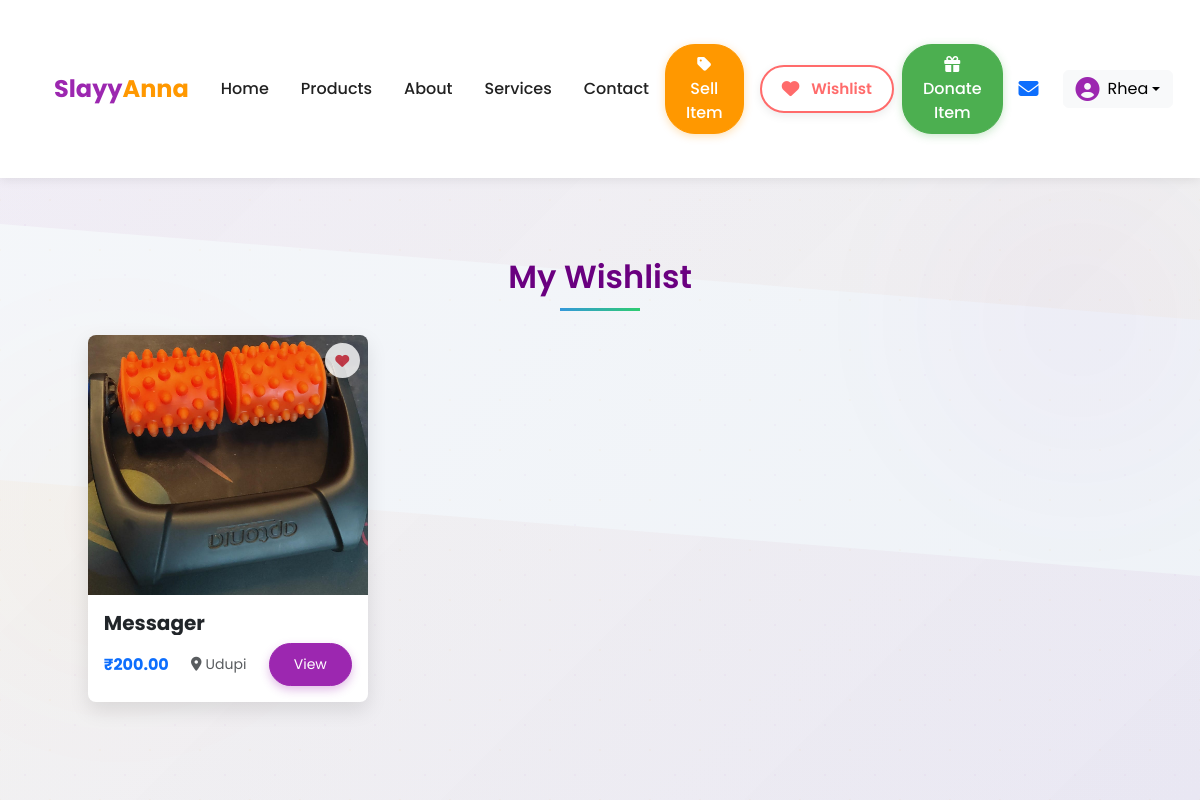
Page /wishlist/ (signed in) on the committed database.
### users/models.py (models this page shows, shortened)
class User(AbstractUser):
    username = None  # Removing default username field
    phone_number = models.CharField(
        max_length=15,
        unique=True,
        primary_key=True,
        validators=[RegexValidator(r'^\+?1?\d{9,15}$', message="Enter a valid phone number.")]
    )
    name = models.CharField(max_length=100, default='', blank=True)
    email = models.EmailField(blank=True)
    student_id = models.CharField(max_length=20, unique=True)
    profile_picture = models.ImageField(upload_to=profile_picture_upload_path, blank=True)
    student_id_picture = models.ImageField(upload_to=student_id_upload_path)
    seller_rating = models.DecimalField(
        max_digits=2,
        decimal_places=1,
        validators=[MinValueValidator(1.0), MaxValueValidator(5.0)],
        default=5.0,
        help_text="Seller rating between 1 and 5"
    )
    created_at = models.DateTimeField(auto_now_add=True)
    USERNAME_FIELD = 'phone_number'
    REQUIRED_FIELDS = ['student_id']
    objects = UserManager()

### wishlist/models.py (models this page shows, shortened)
class Wishlist(models.Model):
    user = models.ForeignKey(User, on_delete=models.CASCADE, related_name="wishlist_items")
    product = models.ForeignKey(Product, on_delete=models.CASCADE, null=True, blank=True)
    category = models.ForeignKey(Category, on_delete=models.CASCADE, null=True, blank=True)
    notified = models.BooleanField(default=False)  # True if user is alerted about a match

### products/models.py (models this page shows, shortened)
class Product(models.Model):
    CONDITION_CHOICES = [("new", "New"), ("used", "Used")]
    STATUS_CHOICES = [("available", "Available"), ("sold", "Sold"), ("donated", "Donated")]
    title = models.CharField(max_length=200)
    description = models.TextField()
    price = models.DecimalField(max_digits=10, decimal_places=2)
    condition = models.CharField(max_length=10, choices=CONDITION_CHOICES)
    location = models.CharField(max_length=100)
    status = models.CharField(max_length=10, choices=STATUS_CHOICES, default="available")
    category = models.ManyToManyField(Category)
    seller = models.ForeignKey(User, on_delete=models.CASCADE, related_name="products")
    created_at = models.DateTimeField(auto_now_add=True)
    _3d_model_url = models.URLField(blank=True, null=True)
    main_image = models.ImageField(
        upload_to=product_main_image_path,
        verbose_name='Main Product Image'
    )

### wishlist/views.py (the view)
# urls.py: path('', views.wishlist_view, name='wishlist'),
@login_required
def wishlist_view(request):
    user = request.user
    wishlisted_items = Wishlist.objects.filter(
        user=user,
        product__isnull=False,
        product__status="available"
    ).select_related('product')  # Optimizes DB queries
    return render(request, 'wishlist/wishlist.html', {
        'wishlisted_items': wishlisted_items
    })

### templates/wishlist/wishlist.html (shortened to what this page needs)
{% extends 'base.html' %}
{% load static %}
{% block content %}
    {% include 'header.html' %}
    <section class="my-5 container">
        <h2 class="section-title text-center mb-4">My Wishlist</h2>
        <div class="row">
            {% if wishlisted_items %}
                {% for item in wishlisted_items %}
                    <div class="col-md-4 col-sm-6 mb-4">
                        <a href="{% url 'product_detail' item.product.pk %}" class="text-decoration-none text-dark">
                            <div class="card product-card h-100 border-0 rounded-3 overflow-hidden hover-shadow transition">
                                <div class="product-img-container position-relative">
                                    {% if item.product.main_image %}
                                        <img src="{{ item.product.main_image.url }}" class="product-img img-fluid" alt="{{ item.product.name }}">
                                    {% else %}
                                        <img src="{% static 'images/default-product.jpg' %}" class="product-img img-fluid" alt="{{ item.product.name }}">
                                    {% endif %}
                                    <button class="btn btn-sm position-absolute top-0 end-0 m-2 rounded-circle bg-white wishlist-remove-btn" title="Remove from wishlist">
                                        <i class="fas fa-heart text-danger"></i>
                                    </button>
                                </div>
                                <div class="card-body p-3">
                                    <h5 class="card-title text-truncate fw-bold">{{ item.product.title }}</h5>
                                    <div class="d-flex justify-content-between align-items-center">
                                        <p class="product-price mb-0 fw-bold text-primary">₹{{ item.product.price }}</p>
                                        <small class="text-muted d-flex align-items-center">
                                            <i class="fas fa-map-marker-alt me-1"></i>{{ item.product.location|default:"India" }}
                                        </small>
                                        <span class="btn btn-primary btn-sm product-action btn-view">View</span>
                                    </div>
                                </div>
                            </div>
                        </a>
                    </div>
                {% endfor %}
            {% endif %}
        </div>
    </section>
{% endblock %}

### templates/header.html (shortened to what this page needs)
{% load static %}
<nav class="navbar navbar-expand-lg navbar-light sticky-top">
    <div class="container">
        <a class="navbar-brand" href="{% url 'home' %}">Slayy<span>Anna</span></a>
        <div class="collapse navbar-collapse" id="navbarContent">
            <ul class="navbar-nav me-auto mb-2 mb-lg-0">
                <li class="nav-item">
                    <a class="nav-link {% if request.path == '/' %}active{% endif %}" href="{% url 'home' %}">Home</a>
                </li>
                <li class="nav-item">
                    <a class="nav-link {% if 'products' in request.path %}active{% endif %}" href="{% url 'home' %}">Products</a>
                </li>
                <li class="nav-item">
                    <a class="nav-link {% if 'about' in request.path %}active{% endif %}" href="{% url 'home' %}">About</a>
                </li>
                <li class="nav-item">
                    <a class="nav-link {% if 'services' in request.path %}active{% endif %}" href="{% url 'home' %}">Services</a>
                </li>
                <li class="nav-item">
                    <a class="nav-link {% if 'contact' in request.path %}active{% endif %}" href="{% url 'home' %}">Contact</a>
                </li>
            </ul>
<div class="d-flex align-items-center me-3 gap-2">
    <a href="{% url 'create' %}" class="btn btn-feature">
        <i class="fas fa-tag"></i> Sell Item
    </a>
    <a href="{% url 'wishlist' %}" class="btn-btn-feature">
        <i class="fas fa-heart me-1"></i> Wishlist
    </a>
    <a href="{% url 'donate_product' %}" class="btn btn-feature btn-donate">
        <i class="fas fa-gift"></i> Donate Item
    </a>
    {% if user.is_authenticated %}
        <a href="{% url 'chat_inbox' %}" class="position-relative me-2 text-decoration-none" title="Messages">
            <i class="fas fa-envelope fa-lg text-primary"></i>
        </a>
    {% endif %}
</div>
{% if user.is_authenticated %}
    <div class="dropdown">
        <button class="btn btn-light dropdown-toggle d-flex align-items-center" type="button"
                data-bs-toggle="dropdown" aria-expanded="false">
            {% if user.profile_image %}
                <img src="{{ user.profile_image.url }}" class="avatar" alt="{{ user.name }}">
            {% else %}
                <i class="fas fa-user-circle me-2" style="font-size: 1.5rem; color: var(--primary-color);"></i>
            {% endif %}
            <span class="d-none d-sm-inline">{{ user.name|default:user.phone_number }}</span>
        </button>
    </div>
{% endif %}
        </div>
    </div>
</nav>

### static/css/custom.css (style rules this page uses)
:root { --primary-color: #9c27b0; --primary-light: #d05ce3; --primary-dark: #6a0080; --accent-color: #ff9800; --text-dark: #212121; --text-light: #f5f5f5; --background-light: #f8f9fa; --background-gradient: linear-gradient(135deg, #f5f7fa 0%, #eef2f7 100%); }
body { font-family: 'Poppins', sans-serif; background: var(--background-gradient); color: var(--text-dark); line-height: 1.6; min-height: 100vh; background-color: black; }
h1, h2, h3, h4, h5, h6 { font-weight: 600; color: var(--primary-dark); }
a { color: var(--primary-color); transition: color 0.3s ease; }
.container { padding: 2rem 1.5rem; }
.card { border: none; border-radius: 12px; box-shadow: 0 8px 20px rgba(0, 0, 0, 0.1); transition: transform 0.3s ease, box-shadow 0.3s ease; overflow: hidden; }
.card-body { padding: 2rem; }
.btn-primary { background-color: var(--primary-color); border-color: var(--primary-color); border-radius: 30px; padding: 0.6rem 1.5rem; box-shadow: 0 4px 10px rgba(156, 39, 176, 0.3); transition: all 0.3s ease; }
.navbar { background-color: white; box-shadow: 0 4px 12px rgba(0, 0, 0, 0.05); }
.navbar-brand { font-weight: 700; color: var(--primary-color); }

### templates/base.html (style rules this page uses)
:root { --primary-color: #9c27b0; --primary-light: #d05ce3; --primary-dark: #6a0080; --accent-color: #ff9800; --text-dark: #212121; --text-light: #f5f5f5; --background-light: #f8f9fa; }
body { position: relative; background-color: var(--background-light); overflow-x: hidden; font-family: 'Poppins', sans-serif; min-height: 100vh; }
body::before { content: ""; position: fixed; top: 0; left: 0; width: 100%; height: 100%; background-image: radial-gradient(var(--primary-color) 1px, transparent 1px), radial-gradient(var(--accent-color) 1px, transparent 1px); background-size: 50px 50px; background-position: 0 0, 25px 25px; opacity: 0.03; z-index: -2; }

### templates/header.html (style rules this page uses)
.navbar { padding: 0.75rem 1rem; box-shadow: 0 2px 10px rgba(0, 0, 0, 0.08); background-color: white; }
.navbar-brand { font-weight: 700; color: var(--primary-color); font-size: 1.5rem; }
.navbar-brand span { color: var(--accent-color); }
.nav-link { color: var(--text-dark); font-weight: 500; margin: 0 0.5rem; padding: 0.5rem 0.75rem; border-radius: 6px; transition: all 0.3s ease; }
.btn-feature { background-color: var(--accent-color); border-color: var(--accent-color); color: white; border-radius: 30px; font-weight: 500; padding: 0.5rem 1.25rem; transition: all 0.3s ease; box-shadow: 0 2px 8px rgba(255, 152, 0, 0.3); margin-right: 0.5rem; }
.btn-donate { background-color: #4caf50; border-color: #4caf50; color: white; box-shadow: 0 2px 8px rgba(76, 175, 80, 0.3); }
.btn-btn-feature { display: inline-flex; align-items: center; gap: 8px; padding: 10px 20px; border-radius: 30px; font-weight: 600; font-size: 0.95rem; transition: all 0.25s ease; box-shadow: 0 3px 10px rgba(0, 0, 0, 0.08); text-decoration: none; border: none; background-color: #fff; color: #FF6B6B; border: 2px solid #FF6B6B; cursor: pointer; }
.btn-btn-feature i { font-size: 1.1rem; color: #FF6B6B; }

### templates/wishlist/wishlist.html (style rules this page uses)
.product-card { transition: transform 0.3s, box-shadow 0.3s; max-width: 280px; margin: 0 auto; }
.product-img-container { height: 260px; overflow: hidden; background-color: #f8f9fa; }
.product-img { width: 100%; height: 100%; object-fit: cover; }
@media (min-width: 768px) { .col-md-4 { flex: 0 0 auto; width: 30%; margin: 0 1.65%; } }
.section-title { position: relative; padding-bottom: 15px; }
.section-title:after { content: ''; position: absolute; bottom: 0; left: 50%; transform: translateX(-50%); width: 80px; height: 3px; background: linear-gradient(to right, #3498db, #2ecc71); }
.transition { transition: all 0.3s ease; }
.wishlist-remove-btn { opacity: 0.8; width: 35px; height: 35px; display: flex; align-items: center; justify-content: center; }

### rows in the picture
User: name "Rhea"
Wishlist: product.main_image (picture), product "Messager", product.price "200.00", product.location "Udupi"
